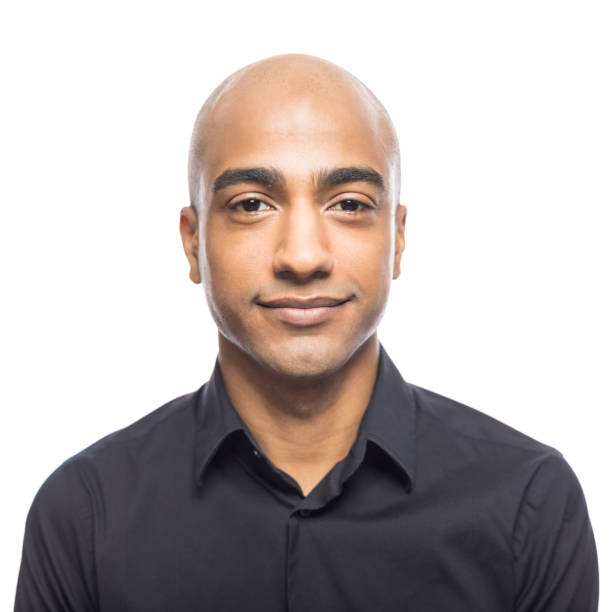
#> input picture matchin/images/istockphoto-805012064-612x612.jpg, 612 x 612 px
$ python face_detect.py ../../matchin/images/istockphoto-805012064-612x612.jpg
#> lines starting #> are read from the running program, lines starting #| are printed output that depends on the picture; after the words box and inside, x2 and y2 are one past the last pixel; in counts of white or black regions, pixels touching at a corner belong together
import cv2
import sys
sys.path.append('/usr/local/lib/python3.9/dist-packages')
face_cascade = cv2.CascadeClassifier('/opt/tomcat/webapps/ROOT/WEB-INF/classes/models/matchin/haarcascade_frontalface_default.xml')
# Read the input image
img = cv2.imread(sys.argv[1])
#> img is the input picture: shape (612, 612, 3); mean B, G, R 177.8, 180.1, 188.5
if img is None:
    print("Error: Unable to load image.")
    sys.exit(1)

# Convert into grayscale
gray = cv2.cvtColor(img, cv2.COLOR_BGR2GRAY)
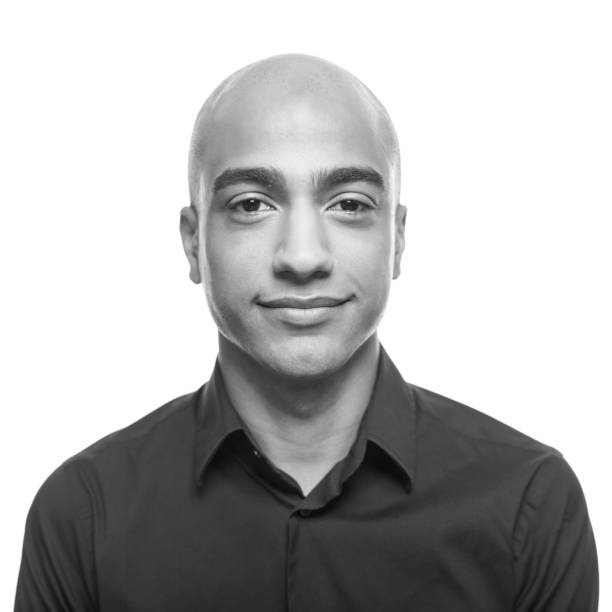
#> gray: shape (612, 612); min 7, max 255, mean 182.4
# Detect faces
faces = face_cascade.detectMultiScale(gray, 1.1, 4)
#> faces = [[163, 92, 278, 278]]
# Draw rectangle around the faces
for (x, y, w, h) in faces:
    cv2.rectangle(img, (x, y), (x+w, y+h), (255, 0, 0), 2)
#> this loop made 1 pass
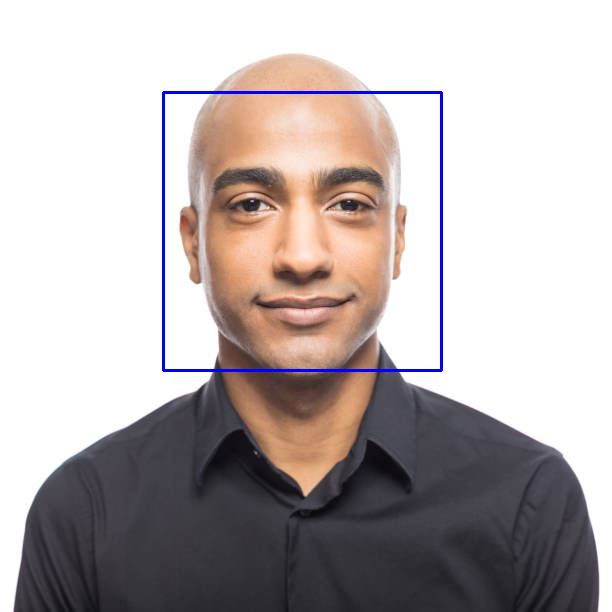
#> img: shape (612, 612, 3); 0.89% of pixels changed, all inside (x1, y1, x2, y2) = (162, 91, 443, 372)
# Save the output image with rectangles drawn around the faces
output_filename = sys.argv[1].split('.')[0] + '_output.jpg'
cv2.imwrite(output_filename, img)
print(f"Output image saved as {output_filename}")
